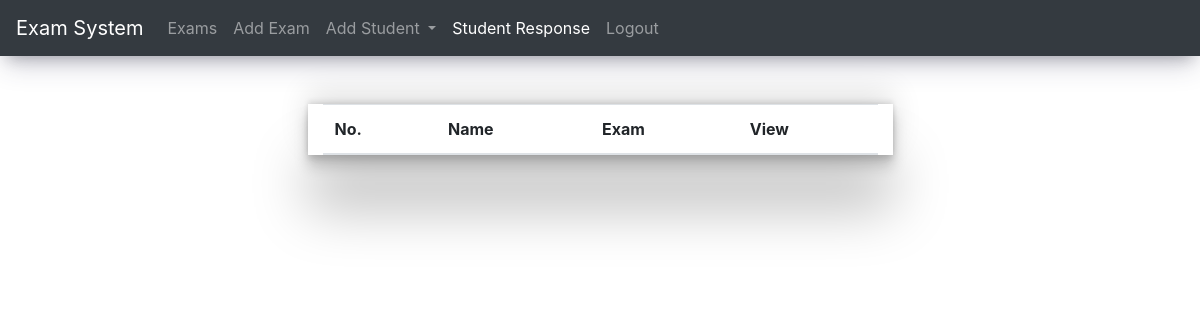
The app's page /stude_res.php, older data.
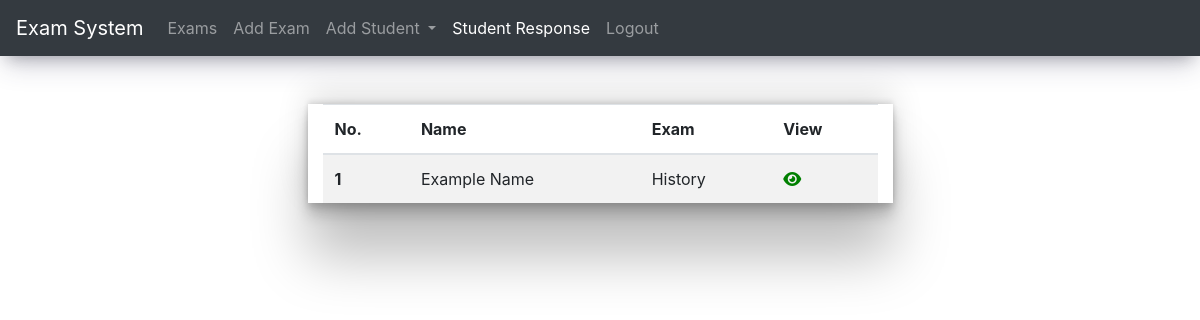
The same page, newer data.
### tables this page shows
CREATE TABLE `user_ans` (
  `ua_id` int(11) NOT NULL,
  `u_id` int(11) DEFAULT NULL,
  `score` varchar(255) DEFAULT NULL,
  `stat` varchar(255) DEFAULT NULL,
  `e_id` int(11) DEFAULT NULL
);

CREATE TABLE `student` (
  `st_id` int(11) NOT NULL,
  `name` varchar(255) DEFAULT NULL,
  `pass` varchar(255) DEFAULT NULL,
  `branch` varchar(255) DEFAULT NULL,
  `mail` varchar(255) DEFAULT NULL
);

CREATE TABLE `exan` (
  `exam_id` int(11) NOT NULL,
  `name` varchar(255) DEFAULT NULL,
  `statuss` varchar(255) DEFAULT NULL,
  `mcq` int(11) DEFAULT NULL,
  `saq` int(11) DEFAULT NULL,
  `sub_id` int(11) DEFAULT NULL
);

### stude_res.php (the view, shortened to what this page needs)
<?php
require("conn.php");
$sql="SELECT * from user_ans where stat='give'";
$query=mysqli_query($con,$sql) or die(mysqli_error($con));
?>
<!DOCTYPE html>
<html>
<head>
    <link rel="stylesheet" href="https://cdnjs.cloudflare.com/ajax/libs/font-awesome/6.0.0/css/all.min.css" />
	<link rel="stylesheet" href="https://cdn.jsdelivr.net/npm/bootstrap@4.0.0/dist/css/bootstrap.min.css">
</head>
<body>
<nav class="navbar navbar-expand-lg navbar-dark bg-dark">
  <a class="navbar-brand" href="#">Exam System</a>
  <div class="collapse navbar-collapse" id="navbarNav">
    <ul class="navbar-nav">
      <li class="nav-item">
        <a class="nav-link" href="fac_dash.php">Exams</a>
      </li>
      <li class="nav-item ">
        <a class="nav-link" href="add_exam.php">Add Exam</a>
      </li>
      <li class="nav-item dropdown">
        <a class="nav-link dropdown-toggle" href="#" id="navbarDropdown" role="button" data-toggle="dropdown" aria-haspopup="true" aria-expanded="false">
          Add Student
        </a>
      </li>
      <li class="nav-item active">
        <a class="nav-link" href="stude_res.php">Student Response</a>
      </li>
      <li class="nav-item">
        <a class="nav-link" href="logout.php">Logout</a>
      </li>
    </ul>
  </div>
</nav>
<div class="container-fluid">
    <div class="container mt-5 col-md-6">
    <table class="table table-striped">
  <thead>
    <tr>
      <th scope="col">No.</th>
      <th scope="col">Name</th>
      <th scope="col">Exam</th>
      <th scope="col">View</th>
    </tr>
  </thead>
  <tbody>
    <?php
    $i=1;
    while($row=mysqli_fetch_array($query)){
      $st_id=$row['u_id'];
      $ex_id=$row['e_id'];
      $get_user="SELECT * from student where st_id='$st_id'";
      $get_exam="SELECT * from exan where exam_id='$ex_id'";
      $us_qu=mysqli_query($con,$get_user) or die(mysqli_error($con));
      $ex_qu=mysqli_query($con,$get_exam) or die(mysqli_error($con));
      echo '<tr>
      <th scope="row">'.$i.'</th>
      <td>'.mysqli_fetch_array($us_qu)['name'].'</td>
      <td>'.mysqli_fetch_array($ex_qu)['name'].'</td>
      <td><a href="std_ans.php?id='.$row['ua_id'].'"><i class="fa fa-eye"></i><a></td>';
      $i++;
    }
    ?>
  </tbody>
</table>
    </div>
</div>
</body>
</html>

Row changes from the older to the newer data that the page shows:
added user_ans: student.name "Example Name", exan.name "History"
